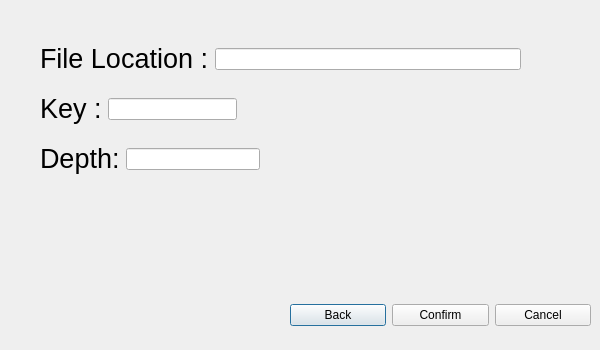
<?xml version="1.0" encoding="UTF-8"?>
<ui version="4.0">
 <class>fifthDialog</class>
 <widget class="QDialog" name="fifthDialog">
  <property name="geometry">
   <rect>
    <x>0</x>
    <y>0</y>
    <width>600</width>
    <height>350</height>
   </rect>
  </property>
  <property name="windowTitle">
   <string>Dialog</string>
  </property>
  <widget class="QWidget" name="layoutWidget">
   <property name="geometry">
    <rect>
     <x>290</x>
     <y>285</y>
     <width>301</width>
     <height>61</height>
    </rect>
   </property>
   <layout class="QHBoxLayout" name="horizontalLayout">
    <item>
     <widget class="QPushButton" name="backButton">
      <property name="text">
       <string>Back</string>
      </property>
     </widget>
    </item>
    <item>
     <widget class="QPushButton" name="confirmButton">
      <property name="text">
       <string>Confirm</string>
      </property>
     </widget>
    </item>
    <item>
     <widget class="QPushButton" name="cancelButton">
      <property name="text">
       <string>Cancel</string>
      </property>
     </widget>
    </item>
   </layout>
  </widget>
  <widget class="QWidget" name="layoutWidget">
   <property name="geometry">
    <rect>
     <x>40</x>
     <y>40</y>
     <width>481</width>
     <height>38</height>
    </rect>
   </property>
   <layout class="QHBoxLayout" name="horizontalLayout_2">
    <item>
     <widget class="QLabel" name="fileLocLabel">
      <property name="text">
       <string>&lt;html&gt;&lt;head/&gt;&lt;body&gt;&lt;p&gt;&lt;span style=&quot; font-size:20pt;&quot;&gt;File Location :&lt;/span&gt;&lt;/p&gt;&lt;/body&gt;&lt;/html&gt;</string>
      </property>
     </widget>
    </item>
    <item>
     <widget class="QLineEdit" name="fileLocationLine"/>
    </item>
   </layout>
  </widget>
  <widget class="QWidget" name="layoutWidget">
   <property name="geometry">
    <rect>
     <x>40</x>
     <y>90</y>
     <width>197</width>
     <height>38</height>
    </rect>
   </property>
   <layout class="QHBoxLayout" name="horizontalLayout_3">
    <item>
     <widget class="QLabel" name="keyLabel">
      <property name="text">
       <string>&lt;html&gt;&lt;head/&gt;&lt;body&gt;&lt;p&gt;&lt;span style=&quot; font-size:20pt;&quot;&gt;Key :&lt;/span&gt;&lt;/p&gt;&lt;/body&gt;&lt;/html&gt;</string>
      </property>
     </widget>
    </item>
    <item>
     <widget class="QLineEdit" name="KeyLline"/>
    </item>
   </layout>
  </widget>
  <widget class="QWidget" name="layoutWidget">
   <property name="geometry">
    <rect>
     <x>40</x>
     <y>140</y>
     <width>220</width>
     <height>38</height>
    </rect>
   </property>
   <layout class="QHBoxLayout" name="horizontalLayout_4">
    <item>
     <widget class="QLabel" name="depthLabel">
      <property name="text">
       <string>&lt;html&gt;&lt;head/&gt;&lt;body&gt;&lt;p&gt;&lt;span style=&quot; font-size:20pt;&quot;&gt;Depth:&lt;/span&gt;&lt;/p&gt;&lt;/body&gt;&lt;/html&gt;</string>
      </property>
     </widget>
    </item>
    <item>
     <widget class="QLineEdit" name="depthLine"/>
    </item>
   </layout>
  </widget>
 </widget>
 <resources/>
 <connections/>
</ui>
